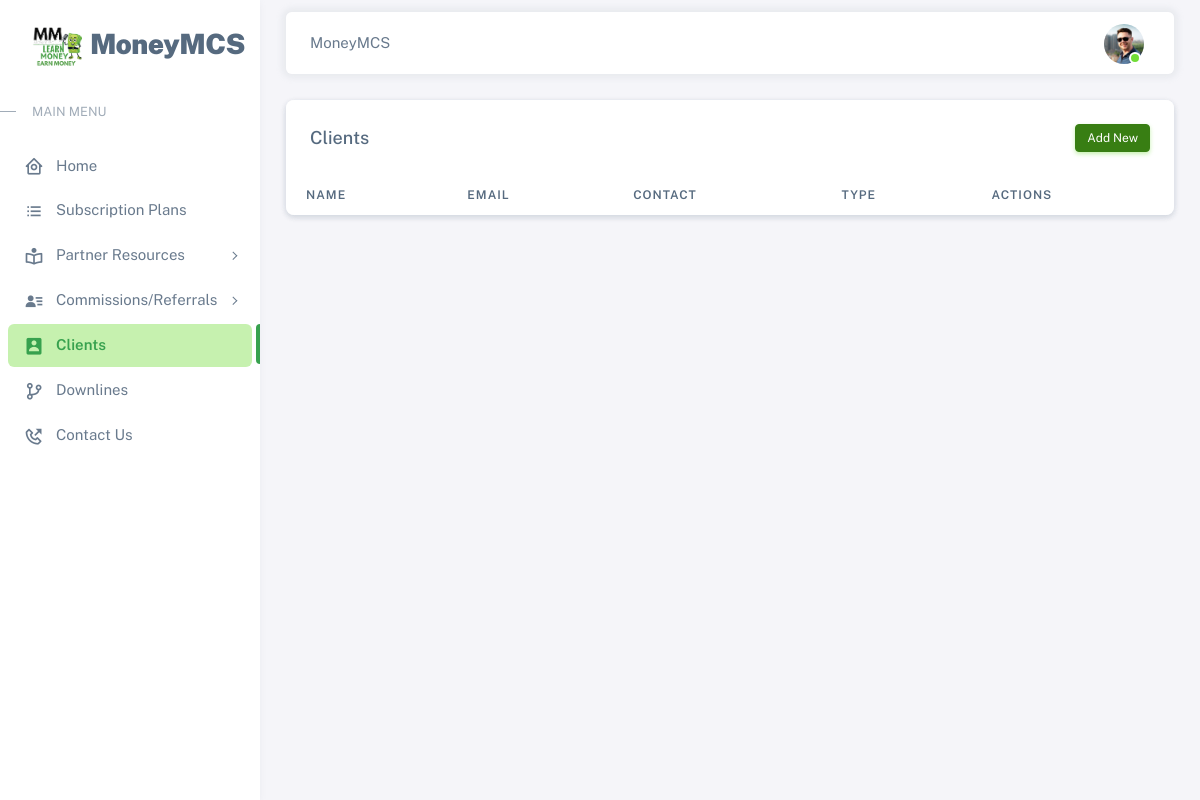
The app's page /pages/clients (signed in), older data.
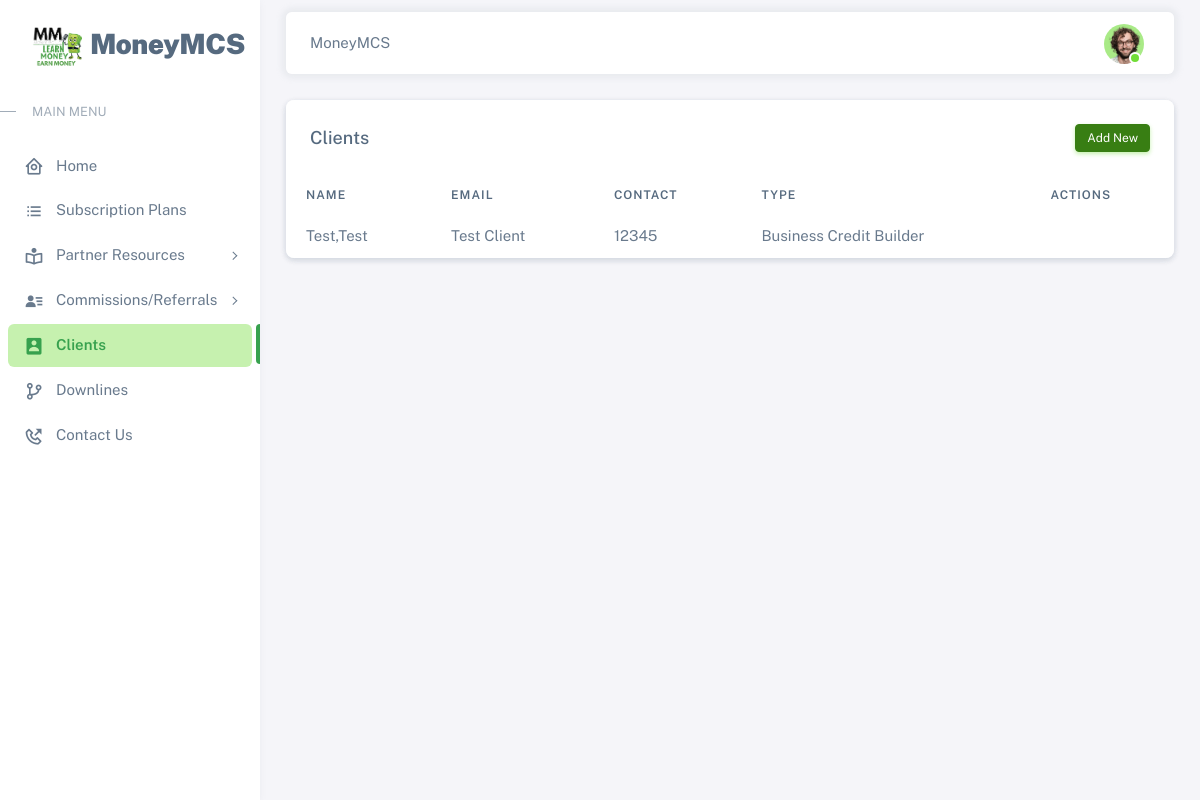
The same page, newer data.
### tables this page shows
CREATE TABLE `users` (
  `id` int(11) NOT NULL,
  `regcode` varchar(50) NOT NULL,
  `moneymcid` varchar(50) NOT NULL,
  `email` varchar(200) NOT NULL,
  `password` varchar(60) NOT NULL,
  `type` int(1) NOT NULL,
  `level` varchar(50) NOT NULL,
  `firstname` varchar(50) NOT NULL,
  `lastname` varchar(50) NOT NULL,
  `address` text NOT NULL,
  `contact_info` varchar(100) NOT NULL,
  `photo` varchar(200) NOT NULL,
  `status` int(1) NOT NULL,
  `activate_code` varchar(15) NOT NULL,
  `reset_code` varchar(15) NOT NULL,
  `created_on` date NOT NULL,
  `last_login` date NOT NULL,
  `ip` varchar(50) NOT NULL,
  `last_login_ip` varchar(50) NOT NULL
);

CREATE TABLE `clients` (
  `id` int(11) NOT NULL,
  `firstname` varchar(50) NOT NULL,
  `lastname` varchar(50) NOT NULL,
  `email` varchar(75) NOT NULL,
  `phonenum` varchar(20) NOT NULL,
  `state` enum('Alabama','Alaska','Arizona','Arkansas') NOT NULL,
  `status` varchar(5) NOT NULL,
  `type` enum('Business Credit Builder','Direct Funding','','') NOT NULL,
  `date_join` date NOT NULL
);

### pages/includes/session.php (called while the page is built, shortened)
<?php
	include '../includes/conn.php';
	$conn = $pdo->open();
	$stmt = $conn->prepare("SELECT * FROM users WHERE id=:id");
	$stmt->execute(['id'=>$_SESSION['agent']]);
	$agent = $stmt->fetch();
?>

### pages/clients.php (the view, shortened to what the changed rows need)
<?php
  include 'includes/session.php';
?>
<!DOCTYPE html>
<html
  lang="en"
  class="light-style layout-menu-fixed"
  dir="ltr"
  data-theme="theme-default"
  data-assets-path="../assets/"
  data-template="vertical-menu-template-free"
>
  <head>
    <?php include 'includes/headers.php'; ?>
  </head>
  <body>
    <div class="layout-wrapper layout-content-navbar">
      <div class="layout-container">
        <div class="layout-page">
          <nav
            class="layout-navbar container-xxl navbar navbar-expand-xl navbar-detached align-items-center bg-navbar-theme"
            id="layout-navbar"
          >
            <div class="navbar-nav-right d-flex align-items-center" id="navbar-collapse">
              <ul class="navbar-nav flex-row align-items-center ms-auto">
                <li class="nav-item navbar-dropdown dropdown-user dropdown">
                  <a class="nav-link dropdown-toggle hide-arrow" href="javascript:void(0);" data-bs-toggle="dropdown">
                    <div class="avatar avatar-online">
                        <img src="<?php echo (!empty($agent['photo'])) ? '../images/'.$agent['photo'] : '../images/default.png'; ?>" class="w-px-40 h-auto rounded-circle">
                    </div>
                  </a>
                </li>
              </ul>
            </div>
          </nav>
          <div class="content-wrapper">
            <div class="container-xxl flex-grow-1 container-p-y">
                <div class="row">
                  <div class="col-lg-12 mb-4 order-0">
                    <div class="card">
                      <div class="d-flex align-items-end">
                        <div class="col-sm-12">
                          <div class="card">
                            <div class="table-responsive text-nowrap">
                              <table id="" class="table table-borderless">
                                <thead>
                                  <th> Name </th>
                                  <th> Email </th>
                                  <th> Contact </th>
                                  <th> Type </th>
                                  <th> Actions</th>
                                </thead>
                                <tbody>
                                  <?php
                                    $conn = $pdo->open();
                                    try{
                                      $stmt = $conn->prepare("SELECT * FROM clients WHERE status=:status");
                                      $stmt->execute(['status'=>1]);
                                      foreach($stmt as $row){
                                        echo "
                                          <tr>
                                            <td>".$row['firstname'].",".$row['firstname']."</td>
                                            <td>".$row['email']."</td>
                                            <td>".$row['phonenum']."</td>
                                            <td>".$row['type']."</td>
                                            <td></td>
                                          </tr>
                                        ";
                                      }
                                    }
                                    catch(PDOException $e){
                                      echo $e->getMessage();
                                    }
                                  ?>
                                </tbody>
                              </table>
                            </div>
                          </div>
                        </div>
                      </div>
                    </div>
                  </div>
                </div>
            </div>
              </div>
          </div>
        </div>
    </div>
  </body>
</html>

Row changes from the older to the newer data that the page shows:
changed users: photo: a different picture
added clients: firstname "Test", email "Test Client", phonenum "12345", type "Business Credit Builder"
